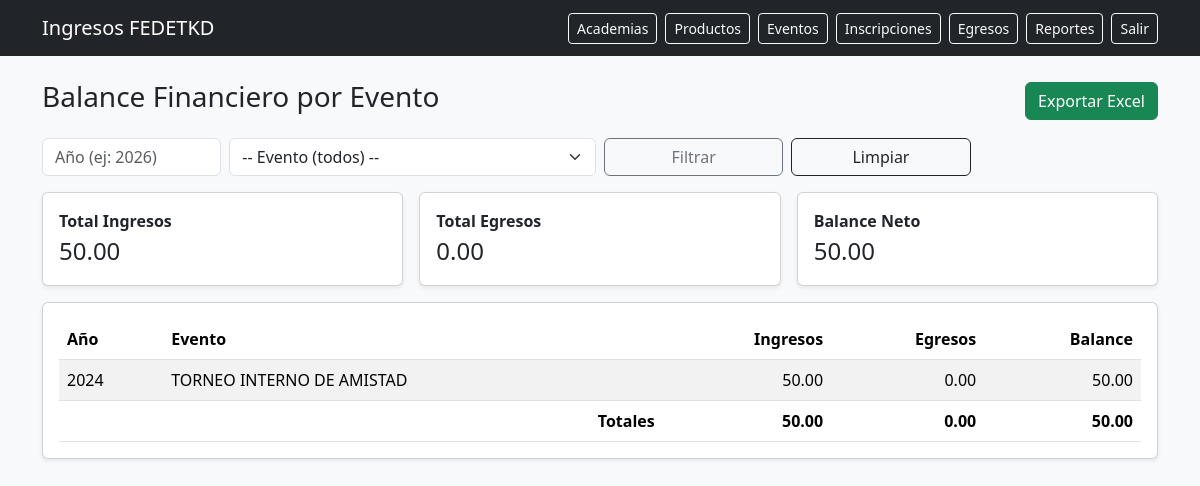
The app's page /reportes/balance-evento (signed in), older data.
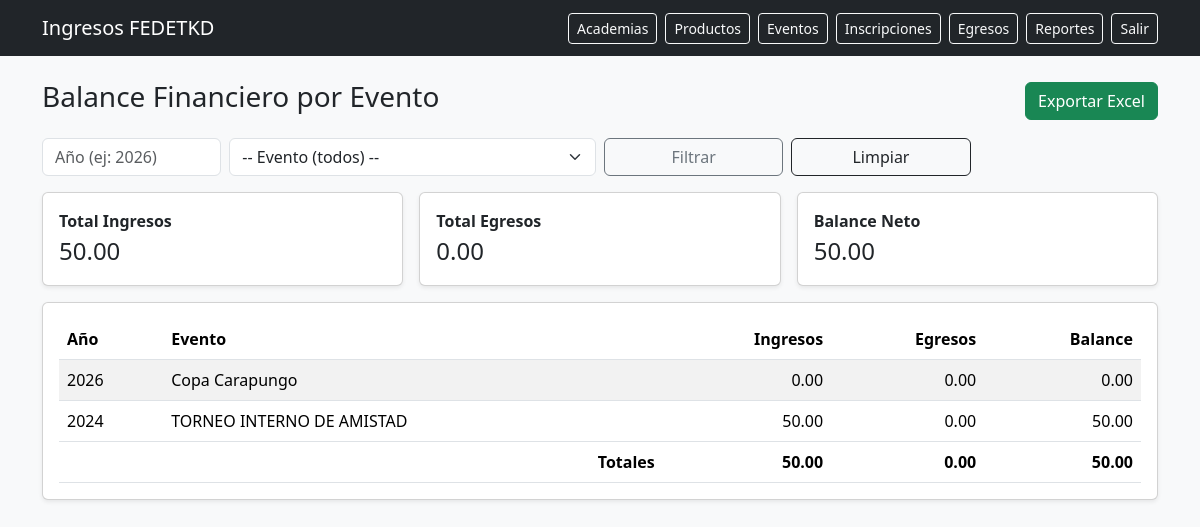
The same page, newer data.
### app/models/eventos.py (models this page shows)
class Evento(TimestampMixin, db.Model):
    __tablename__ = "eventos"
    id = db.Column(db.Integer, primary_key=True)
    producto_id = db.Column(db.Integer, db.ForeignKey("productos_servicio.id"), nullable=False, index=True)
    nombre = db.Column(db.String(190), nullable=False)
    anio = db.Column(db.Integer, nullable=False, index=True)
    sede = db.Column(db.String(150), nullable=True)
    fecha_inicio = db.Column(db.Date, nullable=True)
    fecha_fin = db.Column(db.Date, nullable=True)
    estado = db.Column(db.String(20), nullable=False, default="BORRADOR")
    valor_base = db.Column(db.Numeric(10, 2), nullable=False, default=0)
    producto = db.relationship("ProductoServicio", backref=db.backref("eventos", lazy=True))

### app/blueprints/reportes/routes.py (the view)
@bp.route("/balance-evento")
@login_required
def balance_evento():
    anio = (request.args.get("anio") or "").strip()
    evento_id = (request.args.get("evento_id") or "").strip()
    rows, total_ingresos, total_egresos, total_balance = _get_balance_evento_data(anio, evento_id)
    eventos = Evento.query.order_by(Evento.anio.desc(), Evento.nombre.asc()).all()
    filtros = {
        "anio": anio,
        "evento_id": evento_id,
    }
    return render_template(
        "reportes/balance_evento.html",
        rows=rows,
        eventos=eventos,
        filtros=filtros,
        total_ingresos=total_ingresos,
        total_egresos=total_egresos,
        total_balance=total_balance,
    )

### app/models/auth.py (called while the page is built)
@login_manager.user_loader
def load_user(user_id: str):
    return User.query.get(int(user_id))

### app/templates/reportes/balance_evento.html (shortened to what this page needs)
{% extends "base.html" %}
{% block content %}
<div class="d-flex justify-content-between align-items-center mb-3">
  <h3>Balance Financiero por Evento</h3>
  <a class="btn btn-success"
     href="{{ url_for('reportes.balance_evento_excel', anio=filtros.anio, evento_id=filtros.evento_id) }}">
    Exportar Excel
  </a>
</div>
<form class="row g-2 mb-3" method="get">
  <div class="col-md-2">
    <input class="form-control" name="anio" placeholder="Año (ej: 2026)" value="{{ filtros.anio }}">
  </div>
  <div class="col-md-4">
    <select class="form-select" name="evento_id">
      <option value="">-- Evento (todos) --</option>
    </select>
  </div>
  <div class="col-md-2 d-grid">
    <button class="btn btn-outline-secondary">Filtrar</button>
  </div>
  <div class="col-md-2 d-grid">
    <a class="btn btn-outline-dark" href="{{ url_for('reportes.balance_evento') }}">Limpiar</a>
  </div>
</form>
<div class="row g-3 mb-3">
  <div class="col-md-4">
    <div class="card shadow-sm">
      <div class="card-body">
        <div class="fw-bold">Total Ingresos</div>
        <div class="fs-4">{{ "%.2f"|format(total_ingresos or 0) }}</div>
      </div>
    </div>
  </div>
  <div class="col-md-4">
    <div class="card shadow-sm">
      <div class="card-body">
        <div class="fw-bold">Total Egresos</div>
        <div class="fs-4">{{ "%.2f"|format(total_egresos or 0) }}</div>
      </div>
    </div>
  </div>
  <div class="col-md-4">
    <div class="card shadow-sm">
      <div class="card-body">
        <div class="fw-bold">Balance Neto</div>
        <div class="fs-4">{{ "%.2f"|format(total_balance or 0) }}</div>
      </div>
    </div>
  </div>
</div>
<div class="card shadow-sm">
  <div class="card-body">
    {% if rows|length == 0 %}
      <div class="text-muted">No hay datos para esos filtros.</div>
    {% else %}
      <div class="table-responsive">
        <table class="table table-striped align-middle mb-0">
          <thead>
            <tr>
              <th>Año</th>
              <th>Evento</th>
              <th class="text-end">Ingresos</th>
              <th class="text-end">Egresos</th>
              <th class="text-end">Balance</th>
            </tr>
          </thead>
          <tbody>
            {% for r in rows %}
              <tr>
                <td>{{ r.evento.anio }}</td>
                <td>{{ r.evento.nombre }}</td>
                <td class="text-end">{{ "%.2f"|format(r.ingresos or 0) }}</td>
                <td class="text-end">{{ "%.2f"|format(r.egresos or 0) }}</td>
                <td class="text-end">{{ "%.2f"|format(r.balance or 0) }}</td>
              </tr>
            {% endfor %}
          </tbody>
          <tfoot>
            <tr class="fw-bold">
              <td colspan="2" class="text-end">Totales</td>
              <td class="text-end">{{ "%.2f"|format(total_ingresos or 0) }}</td>
              <td class="text-end">{{ "%.2f"|format(total_egresos or 0) }}</td>
              <td class="text-end">{{ "%.2f"|format(total_balance or 0) }}</td>
            </tr>
          </tfoot>
        </table>
      </div>
    {% endif %}
  </div>
</div>
{% endblock %}

Row changes from the older to the newer data that the page shows:
added Evento: evento.anio "2026", evento.nombre "Copa Carapungo"
Text that changed along with them:
new list line: "0.00 0.00 0.00"
